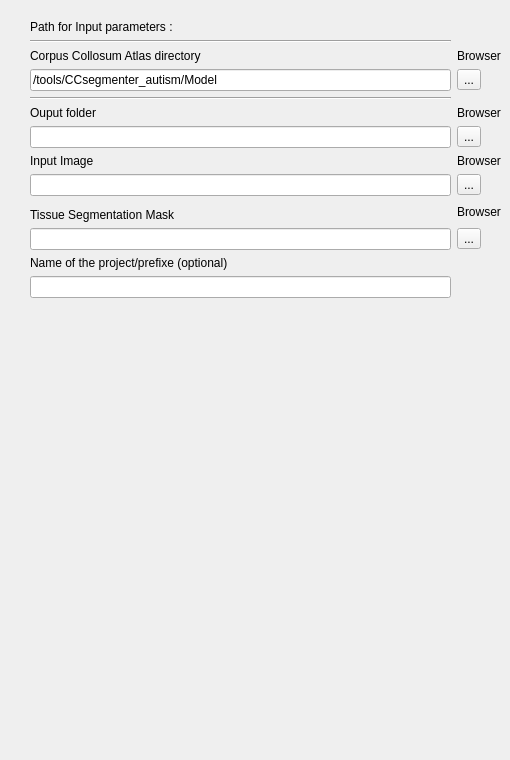
    <widget class="QWidget" name="Tab2">
     <attribute name="title">
      <string>1) Input Data</string>
     </attribute>
     <widget class="QWidget" name="layoutWidget">
      <property name="geometry">
       <rect>
        <x>30</x>
        <y>20</y>
        <width>471</width>
        <height>731</height>
       </rect>
      </property>
      <layout class="QVBoxLayout" name="verticalLayout_3">
       <item>
        <layout class="QGridLayout" name="layoutinput">
         <item row="7" column="0">
          <widget class="QLabel" name="label_26">
           <property name="text">
            <string>Input Image</string>
           </property>
          </widget>
         </item>
         <item row="7" column="1">
          <widget class="QLabel" name="browserimagetitle">
           <property name="text">
            <string>Browser</string>
           </property>
          </widget>
         </item>
         <item row="9" column="0">
          <widget class="QLineEdit" name="inputImage">
           <property name="text">
            <string/>
           </property>
          </widget>
         </item>
         <item row="21" column="0">
          <widget class="QLabel" name="prefixelabel">
           <property name="text">
            <string>Name of the project/prefixe (optional)</string>
           </property>
          </widget>
         </item>
         <item row="22" column="0">
          <widget class="QLineEdit" name="nameofproject">
           <property name="text">
            <string/>
           </property>
          </widget>
         </item>
         <item row="23" column="0">
          <spacer name="verticalSpacer_11">
           <property name="orientation">
            <enum>Qt::Vertical</enum>
           </property>
           <property name="sizeHint" stdset="0">
            <size>
             <width>20</width>
             <height>40</height>
            </size>
           </property>
          </spacer>
         </item>
         <item row="9" column="1">
          <widget class="QToolButton" name="browImage">
           <property name="text">
            <string>...</string>
           </property>
          </widget>
         </item>
         <item row="11" column="1" rowspan="2">
          <widget class="QLabel" name="browsermasktitle">
           <property name="text">
            <string>Browser</string>
           </property>
          </widget>
         </item>
         <item row="12" column="0">
          <widget class="QLabel" name="label_20">
           <property name="text">
            <string>Tissue Segmentation Mask</string>
           </property>
          </widget>
         </item>
         <item row="14" column="0">
          <widget class="QLineEdit" name="imagemask">
           <property name="text">
            <string/>
           </property>
          </widget>
         </item>
         <item row="0" column="0">
          <widget class="QLabel" name="pathforinputitle">
           <property name="text">
            <string>Path for Input parameters :</string>
           </property>
          </widget>
         </item>
         <item row="14" column="1">
          <widget class="QToolButton" name="browmask">
           <property name="text">
            <string>...</string>
           </property>
          </widget>
         </item>
         <item row="1" column="0">
          <widget class="Line" name="line_3">
           <property name="orientation">
            <enum>Qt::Horizontal</enum>
           </property>
          </widget>
         </item>
         <item row="3" column="0">
          <widget class="QLineEdit" name="CCAtlasDirectorybox">
           <property name="text">
            <string>/tools/CCsegmenter_autism/Model</string>
           </property>
          </widget>
         </item>
         <item row="2" column="0">
          <widget class="QLabel" name="CCatlasdirectorylabel">
           <property name="text">
            <string>Corpus Collosum Atlas directory</string>
           </property>
          </widget>
         </item>
         <item row="3" column="1">
          <widget class="QToolButton" name="browCCAtlasDirectory">
           <property name="text">
            <string>...</string>
           </property>
          </widget>
         </item>
         <item row="2" column="1">
          <widget class="QLabel" name="browservectortitle">
           <property name="text">
            <string>Browser</string>
           </property>
          </widget>
         </item>
         <item row="4" column="0">
          <widget class="Line" name="line_6">
           <property name="orientation">
            <enum>Qt::Horizontal</enum>
           </property>
          </widget>
         </item>
         <item row="5" column="0">
          <widget class="QLabel" name="outputlabel">
           <property name="text">
            <string>Ouput folder</string>
           </property>
          </widget>
         </item>
         <item row="6" column="0">
          <widget class="QLineEdit" name="pathoutput">
           <property name="text">
            <string/>
           </property>
          </widget>
         </item>
         <item row="5" column="1">
          <widget class="QLabel" name="browseroutputtitle">
           <property name="text">
            <string>Browser</string>
           </property>
          </widget>
         </item>
         <item row="6" column="1">
          <widget class="QToolButton" name="browpathoutput">
           <property name="text">
            <string>...</string>
           </property>
          </widget>
         </item>
        </layout>
       </item>
      </layout>
     </widget>
    </widget>
